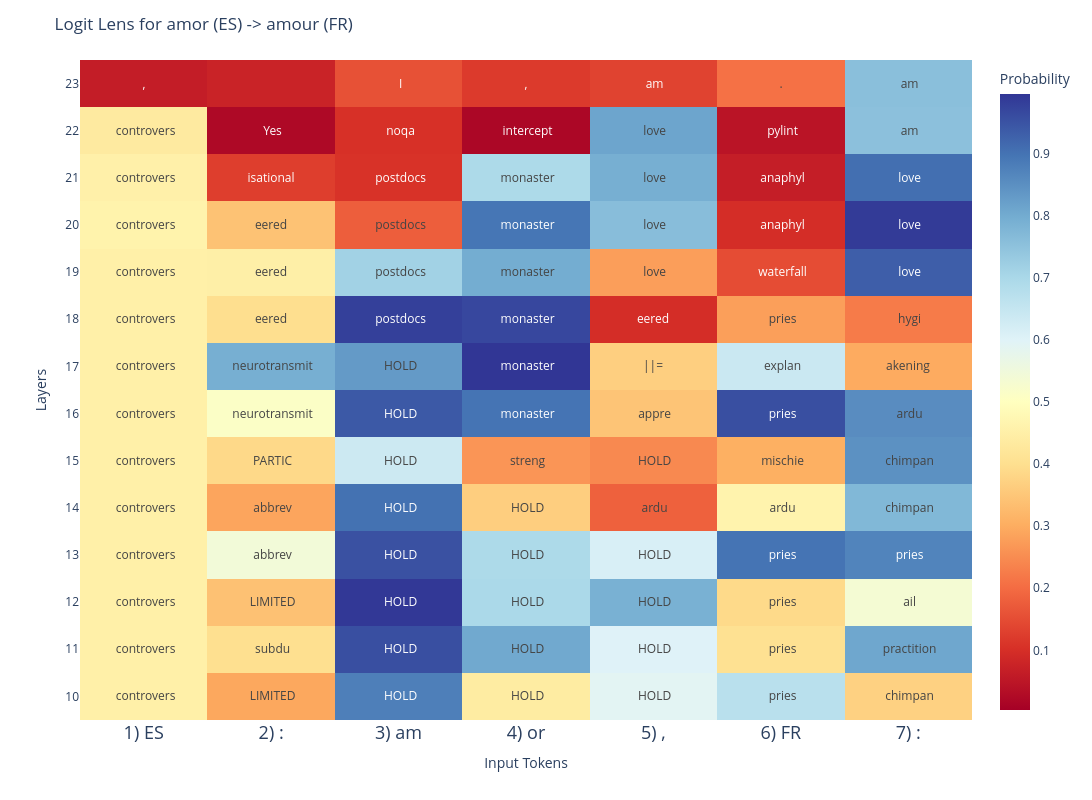

Notebook code for this chart:
### Markdown cell above
Let's go ahead and apply our "logit lens" (i.e., the unembedding layer) to the activation over each token and each layer in our translation prompt. This time, we'll keep track of both the most likely token and its respective probability. What we'll end up is with a map - for each token, and each layer, we'll read off the token decoded by the unembedding component at that activation.

Already, we can see some surprising structure in our model!

### Code cell
import torch
import plotly.express as px

prompt= "ES: amor, FR:"

# start a middle layer to save space
layer_range = list(range(10, len(model.model.layers)))

decoded_layers = []
with model.trace(prompt):
    for layer_index in layer_range:
        # get layer activation
        layer_activation = model.model.layers[layer_index].output
        layer_activation = model.model.norm(layer_activation)
        # pass the layer through the final unembedding layer to predict next token
        decoded_layer_logits = unembedding_layer(layer_activation)
        # apply softmax to get a probability distribution over the next token
        decoded_layer = torch.nn.functional.softmax(decoded_layer_logits, dim=-1)
        decoded_layers.append(decoded_layer.save())

decoded_layers = torch.cat(decoded_layers) # (num_layers, num_tokens, vocab_size)

# find the maximum probability and corresponding tokens for each position
probabilities, decoded_tokens = decoded_layers.max(dim=-1)

# decode token ids
decoded_tokens = [
    [model.tokenizer.decode(t.item()) for t in layer_tokens]
    for layer_tokens in decoded_tokens
]

input_tokens = [t.replace('Ġ', '') for t in model.tokenizer.tokenize(prompt)]

# plot as a map over tokens & indices
fig = px.imshow(
    probabilities.detach().cpu().float().numpy(),
    x=[f"{i+1}) {t}" for i, t in enumerate(input_tokens)],
    y=layer_range,
    origin="lower", # make 0 at the bottom
    color_continuous_scale=px.colors.diverging.RdYlBu,
    color_continuous_midpoint=0.50,
    text_auto=True,
    labels=dict(x="Input Tokens", y="Layers", color="Probability")
)

# prettify
fig.update_layout(
    title='Logit Lens for amor (ES) -> amour (FR)',
    xaxis_tickangle=0,
    width=1200,
    height=800
)

fig.update_xaxes(tickfont_size=18) 
fig.update_yaxes(tickvals=layer_range)
fig.update_traces(text=decoded_tokens, texttemplate="%{text}")

fig.show()

### Figure 1 — Plotly figure (JSON) as saved in the notebook; plotly's stock layout.template omitted (floating-point values rounded to 4 significant figures)
{"data": [{"coloraxis": "coloraxis", "hovertemplate": "Input Tokens: %{x}<br>Layers: %{y}<br>Probability: %{z}<extra></extra>", "name": "0", "text": [[" controvers", " LIMITED", " HOLD", " HOLD", " HOLD", " pries", " chimpan"], [" controvers", " subdu", " HOLD", " HOLD", " HOLD", " pries", " practition"], [" controvers", " LIMITED", " HOLD", " HOLD", " HOLD", " pries", " ail"], [" controvers", " abbrev", " HOLD", " HOLD", " HOLD", " pries", " pries"], [" controvers", " abbrev", " HOLD", " HOLD", " ardu", " ardu", " chimpan"], [" controvers", " PARTIC", " HOLD", " streng", " HOLD", " mischie", " chimpan"], [" controvers", " neurotransmit", " HOLD", " monaster", " appre", " pries", " ardu"], [" controvers", " neurotransmit", " HOLD", " monaster", "||=", " explan", "akening"], [" controvers", "eered", " postdocs", " monaster", "eered", " pries", " hygi"], [" controvers", "eered", " postdocs", " monaster", " love", " waterfall", " love"], [" controvers", "eered", " postdocs", " monaster", " love", " anaphyl", " love"], [" controvers", "isational", " postdocs", " monaster", " love", " anaphyl", " love"], [" controvers", " Yes", " noqa", " intercept", " love", " pylint", " am"], [",", "\n", " I", ",", " am", ".", " am"]], "texttemplate": "%{text}", "type": "heatmap", "x": ["1) ES", "2) :", "3) am", "4) or", "5) ,", "6) FR", "7) :"], "xaxis": "x", "y": [10, 11, 12, 13, 14, 15, 16, 17, 18, 19, 20, 21, 22, 23], "yaxis": "y", "z": [[0.4512, 0.293, 0.8789, 0.4395, 0.5898, 0.6719, 0.3711], [0.4512, 0.4004, 0.957, 0.8047, 0.6016, 0.4043, 0.8086], [0.4512, 0.3398, 0.9922, 0.6992, 0.7891, 0.3887, 0.5352], [0.4512, 0.543, 0.9531, 0.6953, 0.6133, 0.8984, 0.8711], [0.4512, 0.2871, 0.9023, 0.3652, 0.1826, 0.4629, 0.7734], [0.4512, 0.3867, 0.6367, 0.2637, 0.2451, 0.3047, 0.8477], [0.4512, 0.5117, 0.9414, 0.8984, 0.3457, 0.957, 0.8555], [0.4512, 0.793, 0.832, 0.9961, 0.3672, 0.6406, 0.2969], [0.4512, 0.3984, 0.9805, 0.9688, 0.09619, 0.2793, 0.2236], [0.4512, 0.4492, 0.7148, 0.7969, 0.2773, 0.1494, 0.9336], [0.4609, 0.3418, 0.1777, 0.8945, 0.7617, 0.09668, 0.9883], [0.4531, 0.126, 0.1069, 0.6953, 0.793, 0.06592, 0.9062], [0.4336, 0.02258, 0.103, 0.01782, 0.8125, 0.04565, 0.7539], [0.06348, 0.07617, 0.1562, 0.1201, 0.1348, 0.209, 0.7578]]}], "layout": {"coloraxis": {"cmid": 0.5, "colorbar": {"title": {"text": "Probability"}}, "colorscale": [[0, "rgb(165,0,38)"], [0.1, "rgb(215,48,39)"], [0.2, "rgb(244,109,67)"], [0.3, "rgb(253,174,97)"], [0.4, "rgb(254,224,144)"], [0.5, "rgb(255,255,191)"], [0.6, "rgb(224,243,248)"], [0.7, "rgb(171,217,233)"], [0.8, "rgb(116,173,209)"], [0.9, "rgb(69,117,180)"], [1, "rgb(49,54,149)"]]}, "height": 800, "margin": {"t": 60}, "title": {"text": "Logit Lens for amor (ES) -> amour (FR)"}, "width": 1200, "xaxis": {"anchor": "y", "constrain": "domain", "domain": [0, 1], "scaleanchor": "y", "tickangle": 0, "tickfont": {"size": 18}, "title": {"text": "Input Tokens"}}, "yaxis": {"anchor": "x", "autorange": true, "constrain": "domain", "domain": [0, 1], "tickvals": [10, 11, 12, 13, 14, 15, 16, 17, 18, 19, 20, 21, 22, 23], "title": {"text": "Layers"}}}}
